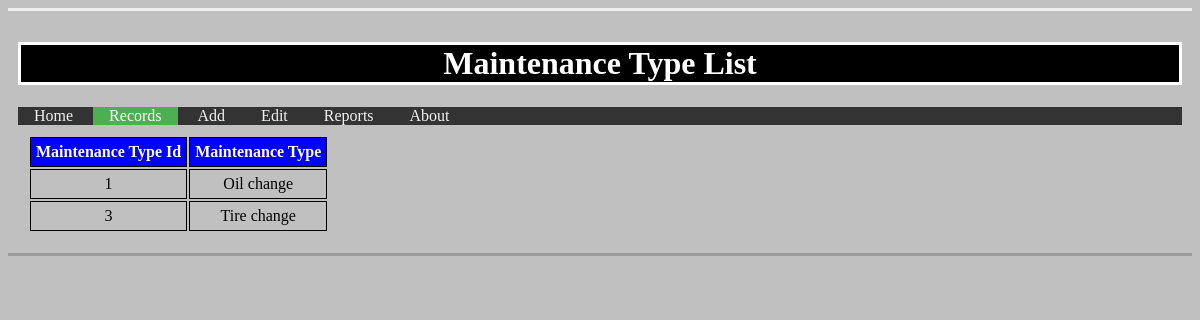
Page /show_maintenance_type.php on the committed database.
### tables this page shows
CREATE TABLE IF NOT EXISTS `maintenance_type` (
  `maintenance_type_id` int(12) NOT NULL AUTO_INCREMENT,
  `maintenance_type` varchar(255) NOT NULL,
  PRIMARY KEY (`maintenance_type_id`)
);

### show_maintenance_type.php (the view, shortened to what this page needs)
<?php
	require ('config.php');
	$query = 'SELECT * FROM maintenance_type' ;
	$statement = $db->prepare ($query);
	$statement->execute();
	$maintenanceTypes = $statement->fetchAll();
?>
<!DOCTYPE html>
<html>
<head>
<link href = "projectlab2Styles.css" rel = "stylesheet" type = "text/css" />
</head>
<body>
<main>
    <h1>Maintenance Type List</h1>
<ul>
	<li><a href="index.php">Home</a></li>
	<li><a class="active"href="projectlab2.php">Records</a></li>
	<li><a href="projectlab3.php">Add</a></li>
	<li><a href="projectlab4.php">Edit</a></li>
	<li><a href="reports.php">Reports</a></li>
	<li><a href="about.php">About</a></li>
</ul>
      <table>
    	<tr>
		<th> Maintenance Type Id </th>
		<th> Maintenance Type </th>
	</tr>
	<?php foreach($maintenanceTypes as $maintenance) : ?>
	<tr>
	        <td><?php echo $maintenance['maintenance_type_id']; ?></td>
		<td><?php echo $maintenance['maintenance_type']; ?></td>
	</tr>
	<?php endforeach; ?>
      </table>
</main>
</body>
</html>

### projectlab2Styles.css (style rules this page uses)
body { background-color: silver; }
main { border-top: outset; border-bottom: outset; padding: 10px; }
table { padding: 10px; text-align: center; }
th, td { border: solid 1px black; padding: 5px; }
th { background-color: blue; color: white; }
h1 { text-align: center; background-color: black; border: solid; color: white; }
ul { list-style-type:none; margin: 0; padding: 0; background-color: #333; overflow: hidden; }
li { display: inline; }
li a { color: #f2f2f2; text-align: center; padding: 14px 16px; text-decoration: none; font-size 17px; }
li a.active { background-color: #4CAF50; color: white; }

### rows in the picture
maintenance_type: maintenance_type_id "1", maintenance_type "Oil change"
maintenance_type: maintenance_type_id "3", maintenance_type "Tire change"
